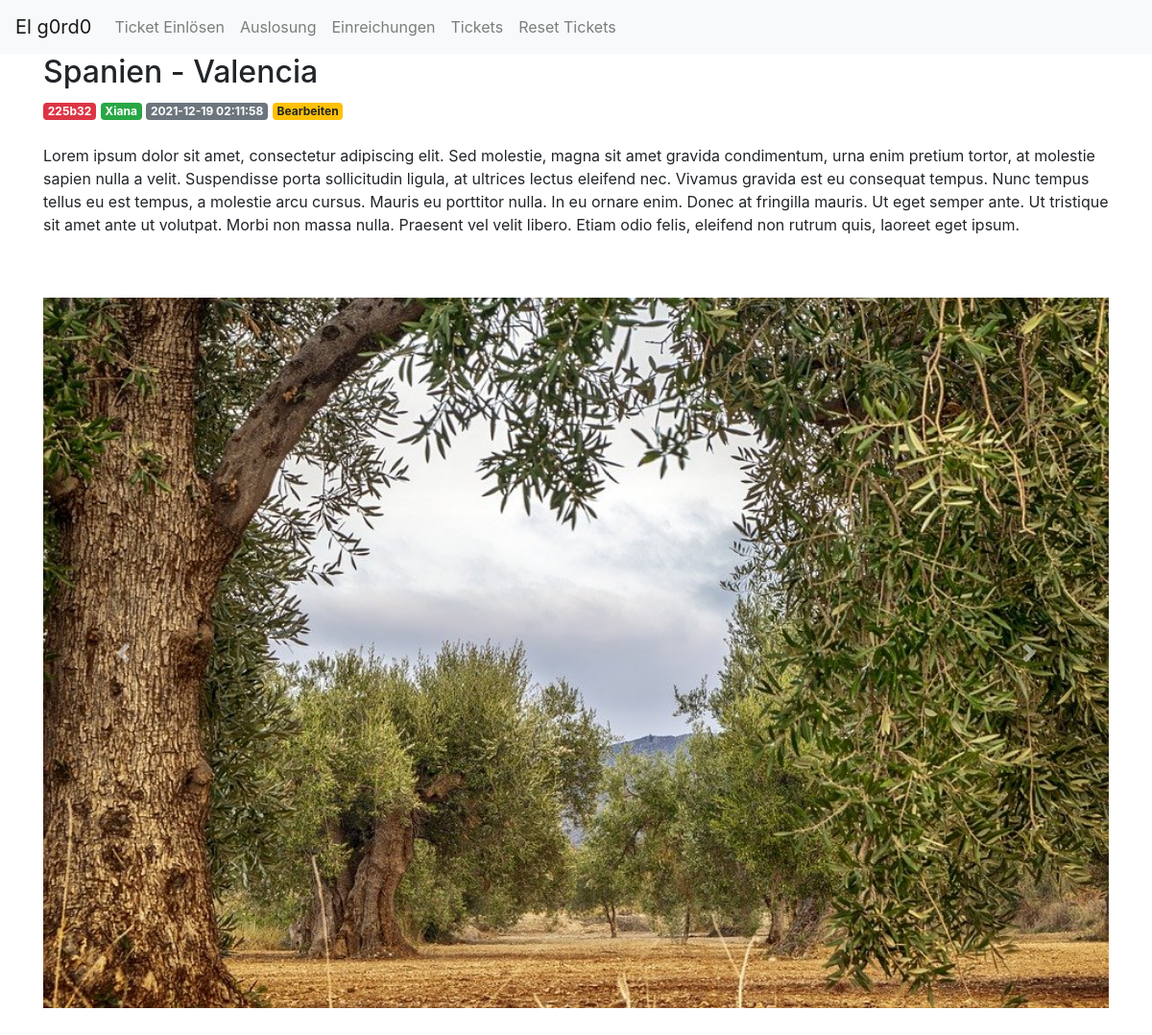
The page /225b32 on the database its author committed.
### tables this page shows
CREATE TABLE posts (
    id INTEGER PRIMARY KEY AUTOINCREMENT,
    created TIMESTAMP NOT NULL DEFAULT CURRENT_TIMESTAMP,
    code TEXT NOT NULL,
    name TEXT NOT NULL,
    country TEXT NOT NULL,
    city TEXT NOT NULL,
    content TEXT NOT NULL
);

CREATE TABLE images (
    id INTEGER PRIMARY KEY AUTOINCREMENT,
    created TIMESTAMP NOT NULL DEFAULT CURRENT_TIMESTAMP,
    code TEXT NOT NULL,
    filename TEXT NOT NULL
);

### app.py (the view)
@app.route('/<post_code>')
def post(post_code):
	post = get_post(post_code)
	images = get_images(post_code)
	print(images, file=sys.stderr)
	return render_template('post.html', post=post, images=images)

### app.py (called while the page is built)
def get_db_connection():
	if os.path.isfile('/home/elg0rd0/flask_lottery/database.db'):
		conn = sqlite3.connect('/home/elg0rd0/flask_lottery/database.db')
		print ("running on pyanywhere", file=sys.stderr)
	else:
		conn = sqlite3.connect('database.db')
		print ("running locally", file=sys.stderr)
	conn.row_factory = sqlite3.Row
	return conn

def get_post(post_code):
	conn = get_db_connection()
	post = conn.execute('SELECT * FROM posts WHERE code = ?',
						(post_code,)).fetchone()
	conn.close()
	if post is None:
		abort(404)
	return post

def get_images(image_code):
	conn = get_db_connection()
	post = conn.execute('SELECT * FROM images WHERE code = ?',
						(image_code,)).fetchall()
	conn.close()
	return post

### templates/post.html (shortened to what this page needs)
{% extends 'base.html' %}
{% block content %}
  <h2>{% block title %} {{ post['country'] }} - {{ post['city'] }} {% endblock %}</h2>
  <span class="badge badge-danger">{{ post['code'] }}</span>
  <span class="badge badge-success">{{ post['name'] }}</span>
  <span class="badge badge-secondary">{{ post['created'] }}</span>
  <a href="{{ url_for('edit', code=post['code']) }}">
      <span class="badge badge-warning">Bearbeiten</span>
  </a>
  <br></br>
  <p>{{ post['content'] }}</p>
  <br></br>
  <div id="carouselExampleControls" class="carousel slide" data-ride="carousel">
    <div class="carousel-inner">
      {% for image in images %}
        {% if loop.first %}
          <div class="carousel-item active">
            <img class="d-block w-100" src="static/uploads/{{ image['filename'] }}">
          </div>
        {% endif %}
      {% endfor %}
    <a class="carousel-control-prev" href="#carouselExampleControls" role="button" data-slide="prev">
      <span class="carousel-control-prev-icon" aria-hidden="true"></span>
    </a>
    <a class="carousel-control-next" href="#carouselExampleControls" role="button" data-slide="next">
      <span class="carousel-control-next-icon" aria-hidden="true"></span>
    </a>
  </div>
  <br></br>
{% endblock %}

### rows shown on the page
posts: country "Spanien", city "Valencia", code "225b32", name "Xiana", created "2021-12-19 02:11:58", content "Lorem ipsum dolor sit amet, consectetur adipiscing elit. Sed molestie, magna sit amet gravida condimentum, urna enim pretium tortor, at molestie sapien nulla a velit. Suspendisse porta sollicitudin ligula, at ultrices lectus eleifend nec. Vivamus gravida est eu consequat tempus. Nunc tempus tellus eu est tempus, a molestie arcu cursus. Mauris eu porttitor nulla. In eu ornare enim. Donec at fringilla mauris. Ut eget semper ante. Ut tristique sit amet ante ut volutpat. Morbi non massa nulla. Praesent vel velit libero. Etiam odio felis, eleifend non rutrum quis, laoreet eget ipsum."
images: filename (picture)
